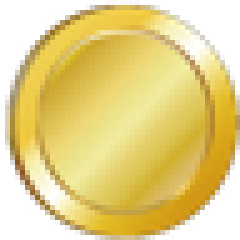
#> input picture graphics/coin/animation/48x48/0.png, 48 x 48 px, found by its file name (shown 5 times larger); its folder holds 4 pictures in this run
$ python coin.py
#> lines starting #> are read from the running program, lines starting #| are printed output that depends on the picture
from PIL import Image

for i in range(0,9):
    img=Image.open(f'48x48/{i}.png')
#> img is the input picture: PIL image 48x48 RGBA; mean R, G, B, A 167.7, 147, 71.2, 188.1
    print(img.mode)
#| RGBA
    new_img=Image.new('RGBA',(48,48),(0, 0, 0, 0))
#> new_img: PIL image 48x48 RGBA; every value is 0
    x,y=img.size
#> x = 48; y = 48
    new_x=int(x/y*36)
#> new_x = 36
    new_x-=new_x%2
    image_res=img.resize((new_x,36))
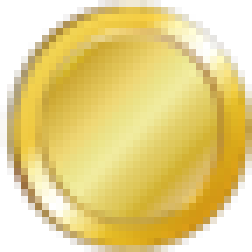
#> image_res: PIL image 36x36 RGBA (shown 7 times larger); mean R, G, B, A 171.8, 150.3, 72.4, 188.1; transparent parts drawn white
    new_img.paste(image_res,((48-new_x)//2,6))
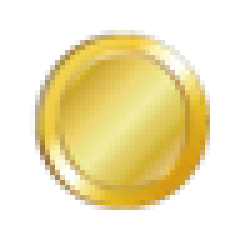
#> new_img: PIL image 48x48 RGBA (shown 5 times larger); mean R, G, B, A 96.6, 84.5, 40.7, 105.8; transparent parts drawn white
    new_img.save(f'{i}.png')
#> pass 2 of the loop `for i in range(0,9):`:
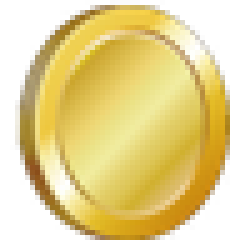
#> input picture graphics/coin/animation/48x48/1.png, 48 x 48 px, found by its file name (shown 5 times larger)
#> img is the input picture: PIL image 48x48 RGBA; mean R, G, B, A 154.3, 134.6, 66, 175.3
#| RGBA
#> `image_res=img.resize((new_x,36))`:
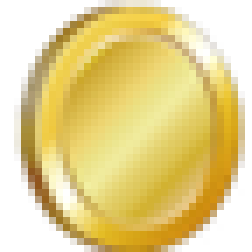
#> image_res: PIL image 36x36 RGBA (shown 7 times larger); mean R, G, B, A 158.2, 137.7, 67.1, 175.4; transparent parts drawn white
#> `new_img.paste(image_res,((48-new_x)//2,6))`:
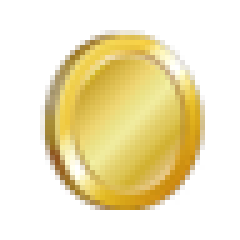
#> new_img: PIL image 48x48 RGBA (shown 5 times larger); mean R, G, B, A 89, 77.4, 37.8, 98.6; transparent parts drawn white
#> pass 3 of the loop `for i in range(0,9):`:
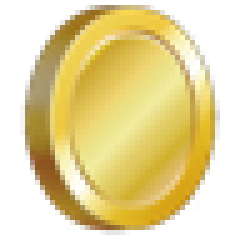
#> input picture graphics/coin/animation/48x48/2.png, 48 x 48 px, found by its file name (shown 5 times larger)
#> img is the input picture: PIL image 48x48 RGBA; mean R, G, B, A 132.7, 115.9, 57.3, 152.8
#| RGBA
#> `image_res=img.resize((new_x,36))`:
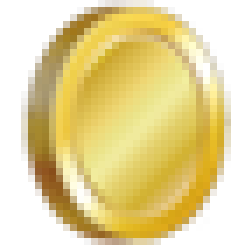
#> image_res: PIL image 36x36 RGBA (shown 7 times larger); mean R, G, B, A 136.8, 119.1, 58.6, 152.8; transparent parts drawn white
#> `new_img.paste(image_res,((48-new_x)//2,6))`:
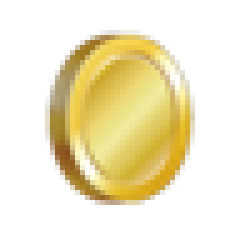
#> new_img: PIL image 48x48 RGBA (shown 5 times larger); mean R, G, B, A 76.9, 67, 32.9, 86; transparent parts drawn white
#> (the run stopped early here; a loop or call above may not have finished)
